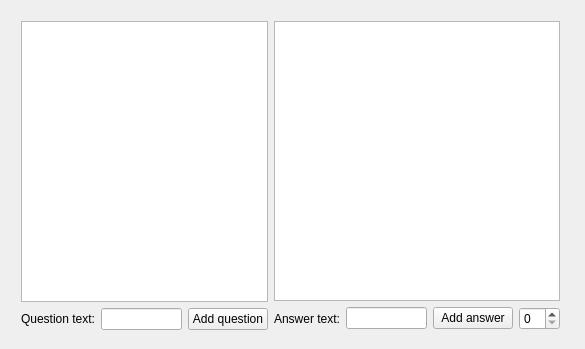
<?xml version="1.0" encoding="UTF-8"?>
<ui version="4.0">
 <class>UserWindowClass</class>
 <widget class="QWidget" name="UserWindowClass">
  <property name="geometry">
   <rect>
    <x>0</x>
    <y>0</y>
    <width>585</width>
    <height>349</height>
   </rect>
  </property>
  <property name="windowTitle">
   <string>UserWindow</string>
  </property>
  <widget class="QWidget" name="">
   <property name="geometry">
    <rect>
     <x>10</x>
     <y>10</y>
     <width>561</width>
     <height>331</height>
    </rect>
   </property>
   <layout class="QHBoxLayout" name="horizontalLayout_3">
    <item>
     <layout class="QVBoxLayout" name="verticalLayout">
      <item>
       <widget class="QListWidget" name="listWidgetQuestions"/>
      </item>
      <item>
       <layout class="QHBoxLayout" name="horizontalLayout">
        <item>
         <widget class="QLabel" name="labelQuestionText">
          <property name="text">
           <string>Question text:</string>
          </property>
         </widget>
        </item>
        <item>
         <widget class="QLineEdit" name="lineEditQuestionText"/>
        </item>
        <item>
         <widget class="QPushButton" name="pushButtonAddQuestion">
          <property name="text">
           <string>Add question</string>
          </property>
         </widget>
        </item>
       </layout>
      </item>
     </layout>
    </item>
    <item>
     <layout class="QVBoxLayout" name="verticalLayout_2">
      <item>
       <widget class="QListWidget" name="listWidgetAnswers"/>
      </item>
      <item>
       <layout class="QHBoxLayout" name="horizontalLayout_2">
        <item>
         <widget class="QLabel" name="labelAnswerText">
          <property name="text">
           <string>Answer text:</string>
          </property>
         </widget>
        </item>
        <item>
         <widget class="QLineEdit" name="lineEditAnswerText"/>
        </item>
        <item>
         <widget class="QPushButton" name="pushButtonAddAnswer">
          <property name="text">
           <string>Add answer</string>
          </property>
         </widget>
        </item>
        <item>
         <widget class="QSpinBox" name="spinBox"/>
        </item>
       </layout>
      </item>
     </layout>
    </item>
   </layout>
  </widget>
 </widget>
 <layoutdefault spacing="6" margin="11"/>
 <resources>
  <include location="UserWindow.qrc"/>
 </resources>
 <connections/>
</ui>
